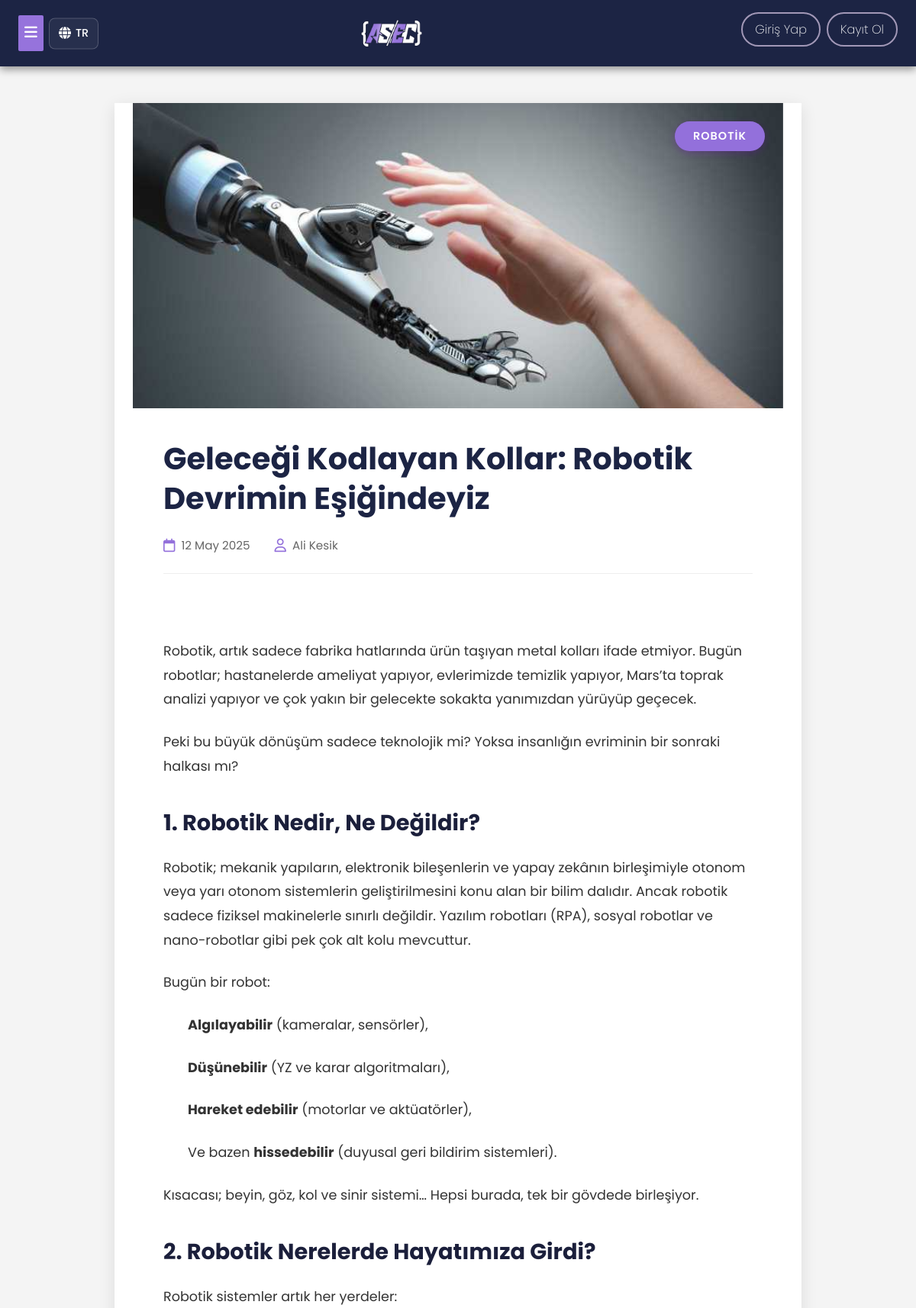
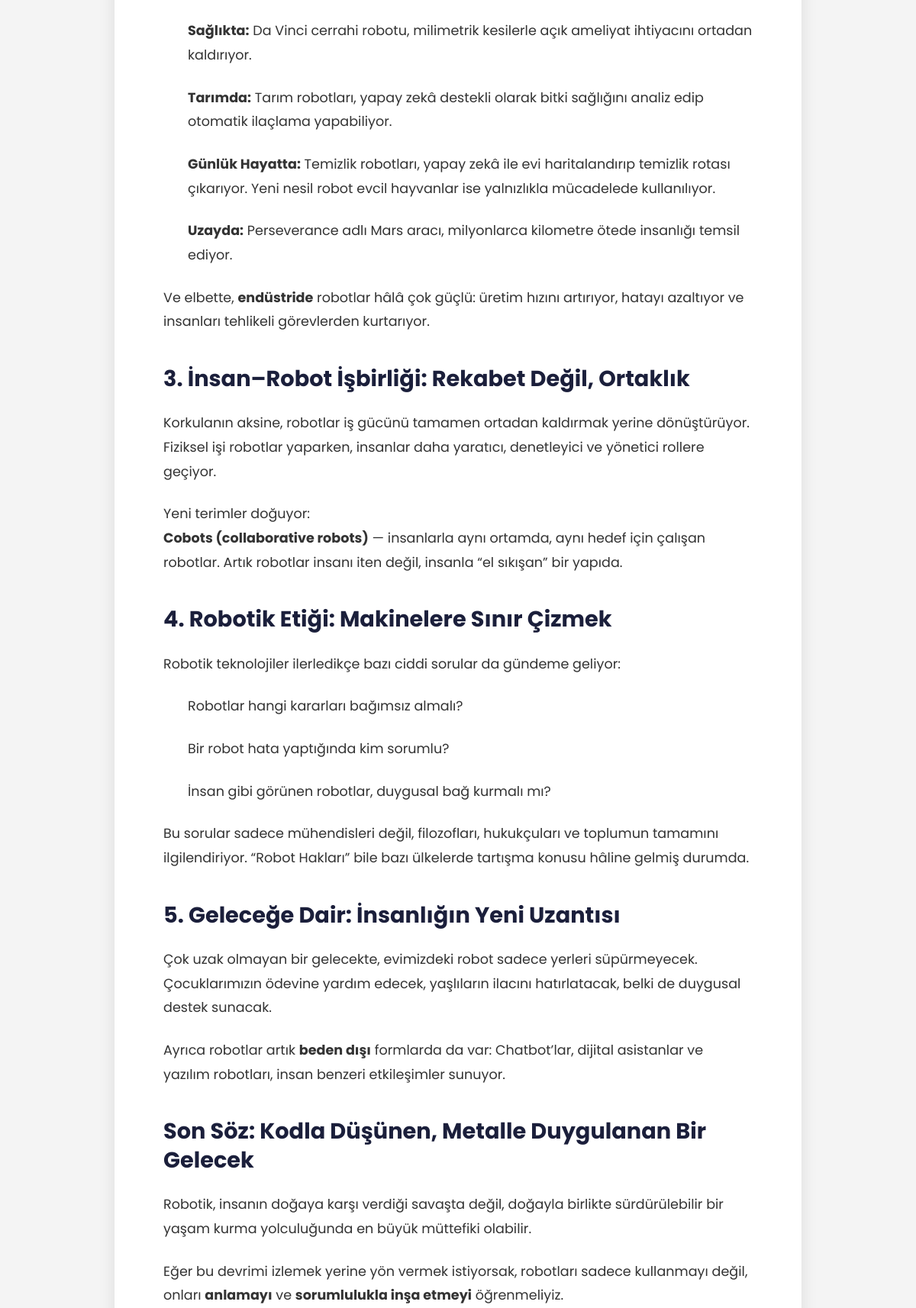
/blog-detay.php?id=3 (upper part), run on the app's committed database (2 pictures, top to bottom).
### tables this page shows
CREATE TABLE `blog_posts` (
  `id` int(11) NOT NULL,
  `title` varchar(255) NOT NULL,
  `title_en` varchar(255) DEFAULT NULL,
  `content` text NOT NULL,
  `content_en` longtext DEFAULT NULL,
  `image_url` varchar(255) DEFAULT NULL,
  `category` varchar(100) DEFAULT NULL,
  `author` varchar(100) DEFAULT NULL,
  `created_at` timestamp NOT NULL DEFAULT current_timestamp(),
  `updated_at` timestamp NOT NULL DEFAULT current_timestamp() ON UPDATE current_timestamp()
);

### src/blog-detay.php (the view, shortened to what this page needs)
<?php
require_once 'admin/includes/config.php';
$id = isset($_GET['id']) ? (int)$_GET['id'] : 0;
$sql = "SELECT * FROM blog_posts WHERE id = ?";
$stmt = mysqli_prepare($conn, $sql);
mysqli_stmt_bind_param($stmt, "i", $id);
mysqli_stmt_execute($stmt);
$result = mysqli_stmt_get_result($stmt);
$blog = mysqli_fetch_assoc($result);
$currentLang = isset($langCode) ? $langCode : (isset($_COOKIE['lang']) ? $_COOKIE['lang'] : 'tr');
if ($currentLang == 'en' && !empty($blog['title_en']) && !empty($blog['content_en'])) {
    $display_title = $blog['title_en'];
    $display_content = $blog['content_en'];
} else {
    $display_title = $blog['title'];
    $display_content = $blog['content'];
}
?>
<!DOCTYPE html>
<html lang="<?php echo isset($langCode) ? htmlspecialchars($langCode) : 'tr'; ?>">
<head>
    <?php include 'includes/head-meta.php'; ?>
    <link rel="stylesheet" href="css/blog-detay.css">
</head>
<body>
        <?php include 'header.php'; ?>
    <main>
        <div class="blog-detail">
            <div class="blog-detail-header">
                <?php if (!empty($blog['image_url'])): ?>
                    <img src="admin/<?php echo !empty($blog['image_url']) ? htmlspecialchars($blog['image_url']) : 'fotograflar/default-blog.jpg'; ?>" alt="<?php echo htmlspecialchars($display_title); ?>">
                <?php endif; ?>
                <div class="category"><?php echo htmlspecialchars(!empty($blog['category']) ? $blog['category'] : __t('blog.category.general')); ?></div>
            </div>
            <div class="blog-detail-content">
                <h1 class="blog-detail-title"><?php echo htmlspecialchars($display_title); ?></h1>
                <div class="blog-detail-meta">
                    <span><i class="far fa-calendar"></i> <?php echo date('d M Y', strtotime($blog['created_at'])); ?></span>
                    <span><i class="far fa-user"></i> <?php echo htmlspecialchars($blog['author']); ?></span>
                </div>
                <div class="blog-detail-text">
                    <?php
                    $content = $display_content;
                    $content = preg_replace('/<p style="[^"]*">/', '<p>', $content);
                    $content = strip_tags($content, '<p><br><h1><h2><h3><h4><h5><h6><ul><ol><li><blockquote><strong><em><a><img>');
                    echo $content;
                    ?>
                </div>
            </div>
        </div>
    </main>
</body>
</html>

### src/css/blog-detay.css (style rules this page uses)
.blog-detail { max-width: 900px; margin: 3rem auto 5rem; padding: 0 1.5rem; background-color: #fff; box-shadow: 0 5px 20px rgba(0, 0, 0, 0.1); overflow: hidden; }
.blog-detail-header { position: relative; width: 100%; height: 400px; overflow: hidden; }
.blog-detail-header img { width: 100%; height: 100%; object-fit: cover; }
.category { position: absolute; top: 1.5rem; right: 1.5rem; background-color: #9370db; color: #fff; padding: 0.5rem 1.5rem; border-radius: 50px; font-size: 0.9rem; font-weight: 600; text-transform: uppercase; letter-spacing: 1px; box-shadow: 0 3px 10px rgba(106, 13, 173, 0.3); z-index: 10; }
.blog-detail-content { padding: 2.5rem; }
.blog-detail-title { font-size: 2.5rem; font-weight: 700; color: #1c2444; margin-bottom: 1.5rem; line-height: 1.3; }
.blog-detail-meta { display: flex; gap: 2rem; margin-bottom: 2.5rem; padding-bottom: 1.5rem; border-bottom: 1px solid #eee; font-size: 0.95rem; color: #666; }
.blog-detail-meta span { display: flex; align-items: center; }
.blog-detail-meta i { color: #9370db; margin-right: 0.5rem; font-size: 1.1rem; }
.blog-detail-text { font-size: 1.1rem; line-height: 1.8; color: #333; margin-bottom: 3rem; }
.blog-detail-text p { margin-bottom: 1.5rem; }
.blog-detail-text h2 { font-size: 1.8rem; color: #1b1f3b; margin: 2.5rem 0 1.5rem; font-weight: 700; }
.blog-detail-text ul, .blog-detail-text ol { margin: 1.5rem 0; padding-left: 2rem; }
.blog-detail-text li { margin-bottom: 0.8rem; }

### data on the page
blog_posts: image_url (picture), category "ROBOTIK", title "Geleceği Kodlayan Kollar: Robotik Devrimin Eşiğindeyiz", created_at "12 May 2025", author "Ali Kesik", content "Robotik, artık sadece fabrika hatlarında ürün taşıyan metal kolları ifade etmiyor. Bugün robotlar; hastanelerde ameliyat yapıyor, evlerimizde temizlik yapıyor, Mars’ta toprak analizi yapıyor ve çok yakın bir gelecekte sokakta yanımızdan yürüyüp geçecek. Peki bu büyük dönüşüm sadece teknolojik mi? Yoksa insanlığın evriminin bir sonraki halkası mı? 1. Robotik Nedir, Ne Değildir? Robotik; mekanik yapıların, elektronik bileşenlerin ve yapay zekânın birleşimiyle otonom veya yarı otonom sistemlerin geliştirilmesini konu alan bir bilim dalıdır. Ancak robotik sadece fiziksel makinelerle sınırlı değildir. Yazılım robotları (RPA), sosyal robotlar ve nano-robotlar gibi pek çok alt kolu mevcuttur.…"

### other printed values
__t('lang.label') "TR"
__t('auth.login') "Giriş Yap"
__t('auth.register') "Kayıt Ol"
